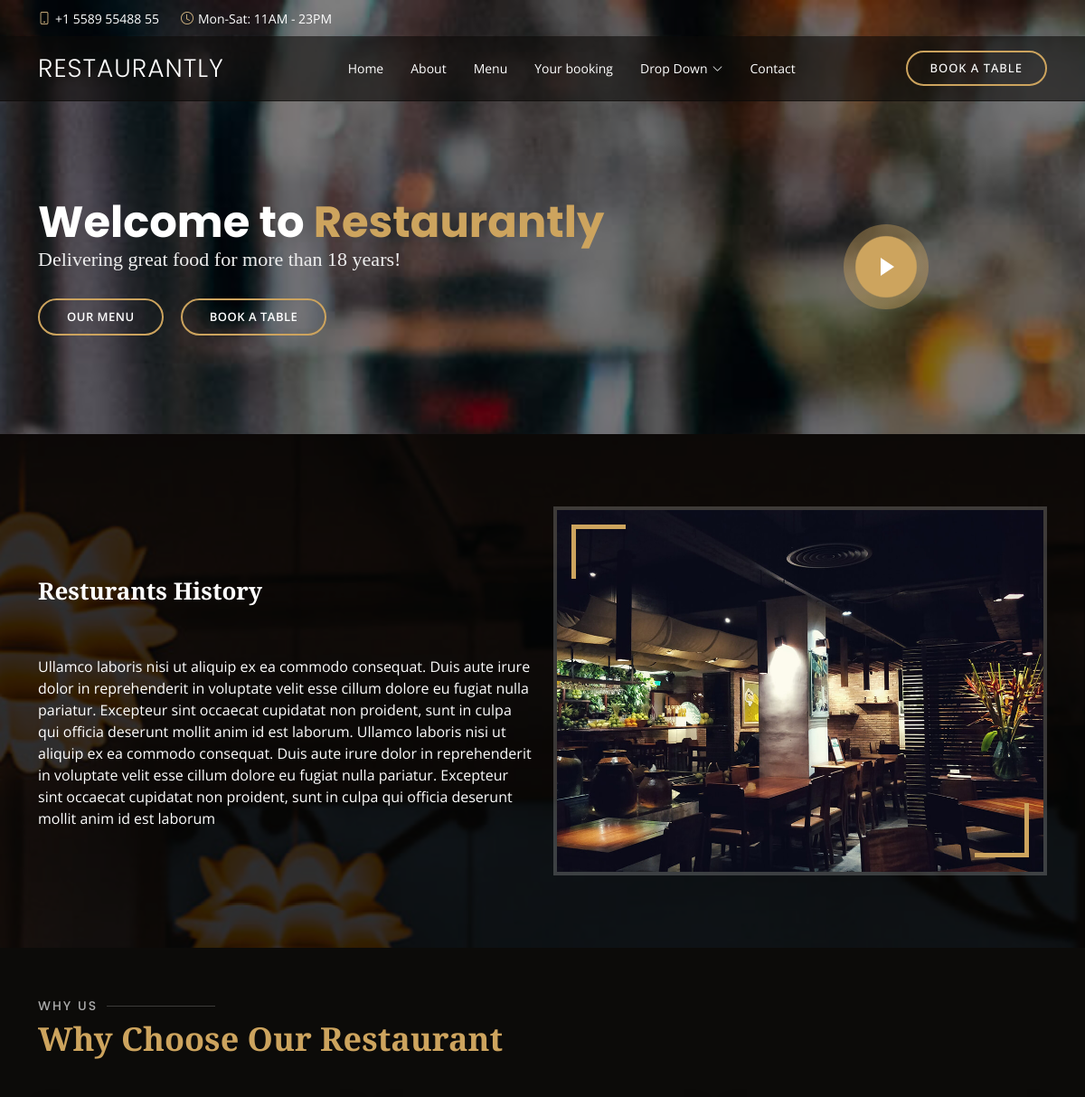
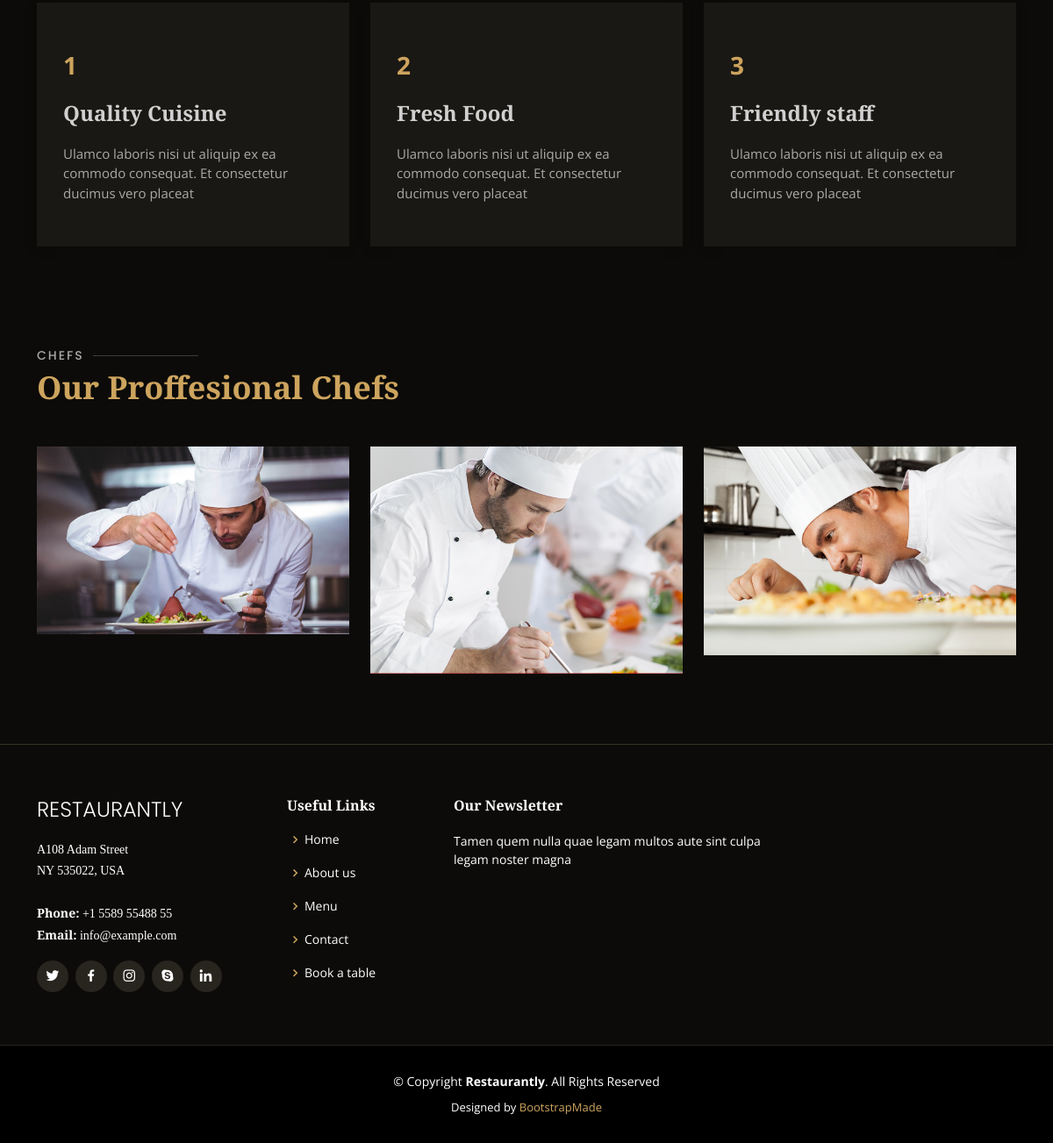
The page /about-us/ on the database its author committed (2 pictures, top to bottom).
### aboutus/models.py (models this page shows, shortened)
class AboutUs(models.Model):
    title = models.CharField(max_length=50)
    content = models.TextField()
    image = models.ImageField(upload_to='about_us/', default='image')
    class Meta:
        verbose_name = 'about us'
        verbose_name_plural = 'about us'

class Why_Choose_Us(models.Model):
    title = models.CharField(max_length=50)
    content = models.TextField()
    class Meta:
        verbose_name = 'why choose us'
        verbose_name_plural = 'why choose us'

class Chef(models.Model):
    name = models.CharField(max_length=50)
    title = models.CharField(max_length=50)
    image = models.ImageField(upload_to='Chef/')
    class Meta:
        verbose_name = 'chef'
        verbose_name_plural = 'chef'

### aboutus/views.py (the view)
# urls.py: path('', views.aboutus_list, name='aboutus_list'),
def aboutus_list(request):
    about = AboutUs.objects.last()
    why_choose_us = Why_Choose_Us.objects.all()
    chef = Chef.objects.all()
    context ={
      'about' : about,
      'why_choose_us' : why_choose_us,
      'chef' : chef,
    }
    return render(request, 'aboutus/about.html', context)

### aboutus/templates/aboutus/about.html (shortened to what this page needs)
{% extends 'base.html' %}
{% load static %}
{% block body %}
<section id="about" class="about">
      <div class="container" data-aos="fade-up">
        <div class="row">
          <div class="col-lg-6 order-1 order-lg-2" data-aos="zoom-in" data-aos-delay="100">
            <div class="about-img">
              <img src="{{about.image.url}}" alt="">
            </div>
          </div>
          <div class="col-lg-6 pt-4 pt-lg-0 order-2 order-lg-1 content">
            <h3 id="resturant-title">{{about.title}}</h3>
            <p id="resturant-content">
              {{about.content}}
            </p>
          </div>
        </div>
      </div>
    </section>
    <section id="why-us" class="why-us">
        <div class="container" data-aos="fade-up">
            <div class="section-title">
                <h2>Why Us</h2>
                <p>Why Choose Our Restaurant</p>
            </div>
            <div class="row">
            {% for info in why_choose_us %}
            <div class="col-lg-4 mt-4 mt-lg-0">
              <div class="box" data-aos="zoom-in" data-aos-delay="300">
                <span>{{info.id}}</span>
                <h4> {{info.title}}</h4>
                <p>{{info.content}}</p>
              </div>
            </div>
            {% endfor %}
        </div>
        </div>
      </section>
    <section id="chefs" class="chefs">
        <div class="container" data-aos="fade-up">
          <div class="section-title">
            <h2>Chefs</h2>
            <p>Our Proffesional Chefs</p>
          </div>
          <div class="row">
            {% for chefs in chef %}
            <div class="col-lg-4 col-md-6">
              <div class="member" data-aos="zoom-in" data-aos-delay="300">
                <img src="{{chefs.image.url}}" class="img-fluid" alt="">
              </div>
            </div>
            {% endfor %}
          </div>
        </div>
      </section>
{% endblock body %}

### static/css/style.css (style rules this page uses)
body { font-family: "Open Sans", sans-serif; background: #0c0b09; color: #fff; }
h1, h2, h3, h4, h5, h6 { font-family: "Playfair Display", serif; }
section { padding: 60px 0; overflow: hidden; }
.section-title { padding-bottom: 40px; }
.section-title h2 { font-size: 14px; font-weight: 500; padding: 0; line-height: 1px; margin: 0 0 5px 0; letter-spacing: 2px; text-transform: uppercase; color: #aaaaaa; font-family: "Poppins", sans-serif; }
.section-title h2::after { content: ""; width: 120px; height: 1px; display: inline-block; background: rgba(255, 255, 255, 0.2); margin: 4px 10px; }
.section-title p { margin: 0; margin: 0; font-size: 36px; font-weight: 700; font-family: "Playfair Display", serif; color: #cda45e; }
.about { background: url("../img/about-bg.jpg") center center; background-size: cover; position: relative; padding: 80px 0; }
.about:before { content: ""; background: rgba(0, 0, 0, 0.8); position: absolute; bottom: 0; top: 0; left: 0; right: 0; }
.about .about-img { position: relative; transition: .5s; }
.about .about-img img { max-width: 100%; border: 4px solid rgba(255, 255, 255, 0.2); position: relative; }
.about .about-img::before { position: absolute; left: 20px; top: 20px; width: 60px; height: 60px; z-index: 1; content: ''; border-left: 5px solid #cda45e; border-top: 5px solid #cda45e; transition: .5s; }
.about .about-img::after { position: absolute; right: 20px; bottom: 20px; width: 60px; height: 60px; z-index: 2; content: ''; border-right: 5px solid #cda45e; border-bottom: 5px solid #cda45e; transition: .5s; }
.about .content h3 { font-weight: 600; font-size: 26px; }
.about .content p:last-child { margin-bottom: 0; }
@media (min-width: 1024px) { .about { background-attachment: fixed; } }
.why-us .box { padding: 50px 30px; box-shadow: 0px 2px 15px rgba(0, 0, 0, 0.1); transition: all ease-in-out 0.3s; background: #1a1814; }
.why-us .box span { display: block; font-size: 28px; font-weight: 700; color: #cda45e; }
.why-us .box h4 { font-size: 24px; font-weight: 600; padding: 0; margin: 20px 0; color: rgba(255, 255, 255, 0.8); }
.why-us .box p { color: #aaaaaa; font-size: 15px; margin: 0; padding: 0; }
.chefs .member { text-align: center; margin-bottom: 20px; background: #343a40; position: relative; overflow: hidden; }
#resturant-title,#resturant-content { padding-top: 3em; }

### rows shown on the page
AboutUs: image (picture), title "Resturants History", content "Ullamco laboris nisi ut aliquip ex ea commodo consequat. Duis aute irure dolor in reprehenderit in voluptate velit esse cillum dolore eu fugiat nulla pariatur. Excepteur sint occaecat cupidatat non proident, sunt in culpa qui officia deserunt mollit anim id est laborum. Ullamco laboris nisi ut aliquip ex ea commodo consequat. Duis aute irure dolor in reprehenderit in voluptate velit esse cillum dolore eu fugiat nulla pariatur. Excepteur sint occaecat cupidatat non proident, sunt in culpa qui officia deserunt mollit anim id est laborum"
Why_Choose_Us: id "1", title "Quality Cuisine", content "Ulamco laboris nisi ut aliquip ex ea commodo consequat. Et consectetur ducimus vero placeat"
Why_Choose_Us: id "2", title "Fresh Food", content "Ulamco laboris nisi ut aliquip ex ea commodo consequat. Et consectetur ducimus vero placeat"
Why_Choose_Us: id "3", title "Friendly staff", content "Ulamco laboris nisi ut aliquip ex ea commodo consequat. Et consectetur ducimus vero placeat"
Chef: image (picture)
Chef: image (picture)
Chef: image (picture)
